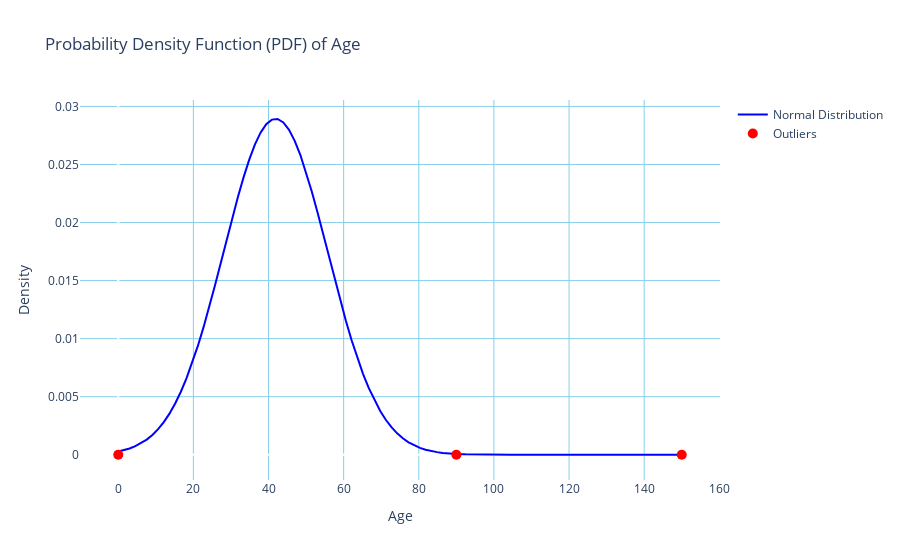

The code cell stored with this chart in its notebook:
### Markdown cell above
> <h5 style="color:red;"> 1. NORMAL DISTRIBUTION & Z-SCORES SECTION</h5>

### Code cell
# Calculate min and max age for plotting
max_age = df['age'].max()
min_age = df['age'].min()

# Create figure for PDF
fig_pdf = go.Figure()

# Plot Normal distribution curve
x_values = np.linspace(min_age, max_age, 100)
normal_pdf = norm.pdf(x_values, df['age'].mean(), df['age'].std())
fig_pdf.add_trace(go.Scatter(x=x_values, y=normal_pdf, mode='lines', name='Normal Distribution', line=dict(color='blue')))

# Highlight outliers using z-scores
z_scores = zscore(df['age'])
outliers = df[(z_scores < -3) | (z_scores > 3)]
fig_pdf.add_trace(go.Scatter(x=outliers['age'], y=[0]*len(outliers), mode='markers', name='Outliers', marker=dict(color='red', size=10)))

# Update PDF figure layout
fig_pdf.update_layout(
    title='Probability Density Function (PDF) of Age',
    xaxis_title='Age',
    yaxis_title='Density',
    showlegend=True,
    plot_bgcolor='rgba(0,0,0,0)',  # Remove background color
    xaxis=dict(showgrid=True, gridwidth=1, gridcolor='skyblue'),  # Add x-axis gridlines
    yaxis=dict(showgrid=True, gridwidth=1, gridcolor='skyblue'),  # Add y-axis gridlines
)

fig_pdf.show()

### Figure 1 — Plotly figure (JSON) as saved in the notebook; plotly's stock layout.template omitted (floating-point values rounded to 4 significant figures)
{"data": [{"line": {"color": "blue"}, "mode": "lines", "name": "Normal Distribution", "type": "scatter", "x": [0, 1.515, 3.03, 4.545, 6.061, 7.576, 9.091, 10.61, 12.12, 13.64, 15.15, 16.67, 18.18, 19.7, 21.21, 22.73, 24.24, 25.76, 27.27, 28.79, 30.3, 31.82, 33.33, 34.85, 36.36, 37.88, 39.39, 40.91, 42.42, 43.94, 45.45, 46.97, 48.48, 50, 51.52, 53.03, 54.55, 56.06, 57.58, 59.09, 60.61, 62.12, 63.64, 65.15, 66.67, 68.18, 69.7, 71.21, 72.73, 74.24, 75.76, 77.27, 78.79, 80.3, 81.82, 83.33, 84.85, 86.36, 87.88, 89.39, 90.91, 92.42, 93.94, 95.45, 96.97, 98.48, 100, 101.5, 103.0, 104.5, 106.1, 107.6, 109.1, 110.6, 112.1, 113.6, 115.2, 116.7, 118.2, 119.7, 121.2, 122.7, 124.2, 125.8, 127.3, 128.8, 130.3, 131.8, 133.3, 134.8, 136.4, 137.9, 139.4, 140.9, 142.4, 143.9, 145.5, 147.0, 148.5, 150], "y": [0.000286, 0.000397, 0.0005445, 0.0007377, 0.0009876, 0.001306, 0.001707, 0.002204, 0.002811, 0.003543, 0.004411, 0.005426, 0.006595, 0.007919, 0.009395, 0.01101, 0.01275, 0.01459, 0.01649, 0.01842, 0.02033, 0.02216, 0.02387, 0.0254, 0.0267, 0.02774, 0.02847, 0.02887, 0.02892, 0.02862, 0.02799, 0.02704, 0.02581, 0.02434, 0.02268, 0.02088, 0.01899, 0.01706, 0.01515, 0.01329, 0.01151, 0.009859, 0.00834, 0.00697, 0.005755, 0.004695, 0.003784, 0.003014, 0.002371, 0.001843, 0.001415, 0.001074, 0.0008051, 0.0005963, 0.0004364, 0.0003155, 0.0002254, 0.000159, 0.0001109, 7.639e-05, 5.199e-05, 3.496e-05, 2.323e-05, 1.524e-05, 9.886e-06, 6.334e-06, 4.01e-06, 2.508e-06, 1.549e-06, 9.459e-07, 5.706e-07, 3.4e-07, 2.002e-07, 1.164e-07, 6.692e-08, 3.8e-08, 2.132e-08, 1.181e-08, 6.47e-09, 3.5e-09, 1.871e-09, 9.88e-10, 5.155e-10, 2.658e-10, 1.354e-10, 6.811e-11, 3.386e-11, 1.663e-11, 8.071e-12, 3.87e-12, 1.833e-12, 8.579e-13, 3.967e-13, 1.812e-13, 8.18e-14, 3.648e-14, 1.607e-14, 6.996e-15, 3.009e-15, 1.278e-15]}, {"marker": {"color": "red", "size": 10}, "mode": "markers", "name": "Outliers", "type": "scatter", "x": [150, 0, 90], "y": [0, 0, 0]}], "layout": {"autosize": true, "plot_bgcolor": "rgba(0, 0, 0, 0)", "showlegend": true, "title": {"text": "Probability Density Function (PDF) of Age"}, "xaxis": {"autorange": true, "gridcolor": "skyblue", "gridwidth": 1, "range": [-9.741, 159.7], "showgrid": true, "title": {"text": "Age"}, "type": "linear"}, "yaxis": {"autorange": true, "gridcolor": "skyblue", "gridwidth": 1, "range": [-0.002831, 0.03059], "showgrid": true, "title": {"text": "Density"}, "type": "linear"}}}
